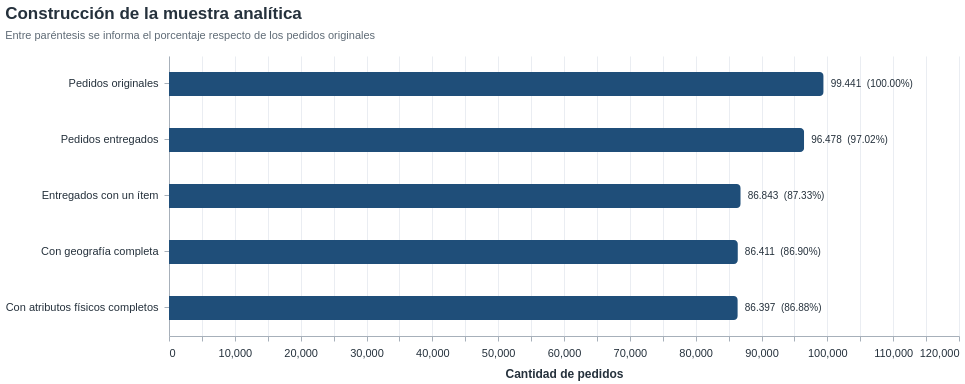

Here is the notebook cell this chart was saved with:
### Markdown cell above
# 6. Construcción de la muestra analítica

En este notebook la unidad de análisis se define como un pedido con estado `delivered` y un único ítem. A partir de esa definición se incorporan los datos del cliente, el vendedor, el producto y las coordenadas asociadas a sus prefijos postales.

El número de registros resultante de cada condición se informa por separado.

### Code cell
cantidad_items = order_items.groupby("order_id").size().rename("cantidad_items")
orders_con_items = orders.merge(
    cantidad_items, left_on="order_id", right_index=True, how="left", validate="one_to_one"
)

pedidos_entregados = orders_con_items.loc[orders_con_items["order_status"].eq("delivered")].copy()
pedidos_un_item = pedidos_entregados.loc[pedidos_entregados["cantidad_items"].eq(1)].copy()
items_un_item = order_items.loc[order_items["order_id"].isin(pedidos_un_item["order_id"])].copy()

muestra = (
    pedidos_un_item
    .merge(customers, on="customer_id", how="left", validate="many_to_one")
    .merge(items_un_item, on="order_id", how="left", validate="one_to_one")
    .merge(sellers, on="seller_id", how="left", validate="many_to_one")
    .merge(products, on="product_id", how="left", validate="many_to_one")
)

geo_por_prefijo = (
    tablas["geolocation"]
    .groupby("geolocation_zip_code_prefix", as_index=False)
    .agg(
        latitud=("geolocation_lat", "median"),
        longitud=("geolocation_lng", "median"),
    )
)

geo_cliente = geo_por_prefijo.rename(
    columns={"geolocation_zip_code_prefix": "customer_geo_zip", "latitud": "customer_lat", "longitud": "customer_lng"}
)
geo_vendedor = geo_por_prefijo.rename(
    columns={"geolocation_zip_code_prefix": "seller_geo_zip", "latitud": "seller_lat", "longitud": "seller_lng"}
)

muestra = (
    muestra
    .merge(geo_cliente, left_on="customer_zip_code_prefix", right_on="customer_geo_zip", how="left", validate="many_to_one")
    .merge(geo_vendedor, left_on="seller_zip_code_prefix", right_on="seller_geo_zip", how="left", validate="many_to_one")
)

muestra["geografia_completa"] = muestra[["customer_lat", "customer_lng", "seller_lat", "seller_lng"]].notna().all(axis=1)
muestra["atributos_fisicos_completos"] = muestra[
    ["product_weight_g", "product_length_cm", "product_height_cm", "product_width_cm"]
].notna().all(axis=1)

muestra_geo = muestra.loc[muestra["geografia_completa"]].copy()
muestra_final = muestra_geo.loc[muestra_geo["atributos_fisicos_completos"]].copy()

flujo_muestra = pd.DataFrame(
    {
        "etapa": [
            "Pedidos originales",
            "Pedidos entregados",
            "Entregados con un ítem",
            "Con geografía completa",
            "Con atributos físicos completos",
        ],
        "cantidad": [
            len(orders),
            len(pedidos_entregados),
            len(muestra),
            len(muestra_geo),
            len(muestra_final),
        ],
        "orden": [1, 2, 3, 4, 5],
    }
)
flujo_muestra["porcentaje_inicial"] = 100 * flujo_muestra["cantidad"] / len(orders)
flujo_muestra["cantidad_texto"] = flujo_muestra["cantidad"].map(numero_es)
flujo_muestra["porcentaje_texto"] = flujo_muestra["porcentaje_inicial"].map(lambda x: f"{x:.2f}%")
flujo_muestra["etiqueta"] = flujo_muestra["cantidad_texto"] + "  (" + flujo_muestra["porcentaje_texto"] + ")"
display(flujo_muestra[["etapa", "cantidad", "porcentaje_inicial"]])

barras_flujo = alt.Chart(flujo_muestra).mark_bar(
    color=COLOR_PRINCIPAL, cornerRadiusEnd=4, size=24
).encode(
    x=alt.X(
        "cantidad:Q",
        title="Cantidad de pedidos",
        scale=alt.Scale(domain=[0, len(orders) * 1.14]),
    ),
    y=alt.Y(
        "etapa:N",
        sort=alt.SortField("orden", order="ascending"),
        title=None,
        axis=alt.Axis(labelLimit=260),
    ),
    tooltip=[
        "etapa:N",
        alt.Tooltip("cantidad_texto:N", title="Pedidos"),
        alt.Tooltip("porcentaje_texto:N", title="Sobre pedidos originales"),
    ],
)
etiquetas_flujo = alt.Chart(flujo_muestra).mark_text(
    align="left", dx=7, font="Arial", fontSize=10, color=COLOR_TEXTO
).encode(
    x="cantidad:Q",
    y=alt.Y("etapa:N", sort=alt.SortField("orden", order="ascending")),
    text="etiqueta:N",
)

grafico_flujo = (barras_flujo + etiquetas_flujo).properties(
    width=790,
    height=280,
    title=alt.TitleParams(
        text="Construcción de la muestra analítica",
        subtitle="Entre paréntesis se informa el porcentaje respecto de los pedidos originales",
    ),
)
estilo_profesional(grafico_flujo)

### Figure 1 — Vega-Lite specification as saved in the notebook (floating-point values rounded to 4 significant figures)
{"config": {"view": {"continuousWidth": 300, "continuousHeight": 300, "stroke": null}, "axis": {"domainColor": "#A7B0BA", "gridColor": "#E5E9EF", "gridOpacity": 0.8, "labelColor": "#25313C", "labelFont": "Arial", "labelFontSize": 11, "labelPadding": 6, "tickColor": "#A7B0BA", "titleColor": "#25313C", "titleFont": "Arial", "titleFontSize": 12, "titlePadding": 10}, "legend": {"labelColor": "#25313C", "labelFont": "Arial", "labelFontSize": 10, "titleColor": "#25313C", "titleFont": "Arial", "titleFontSize": 11}, "title": {"anchor": "start", "color": "#25313C", "font": "Arial", "fontSize": 17, "fontWeight": 600, "offset": 14, "subtitleColor": "#5F6B76", "subtitleFont": "Arial", "subtitleFontSize": 11, "subtitlePadding": 7}}, "layer": [{"mark": {"type": "bar", "color": "#1F4E79", "cornerRadiusEnd": 4, "size": 24}, "encoding": {"tooltip": [{"field": "etapa", "type": "nominal"}, {"field": "cantidad_texto", "title": "Pedidos", "type": "nominal"}, {"field": "porcentaje_texto", "title": "Sobre pedidos originales", "type": "nominal"}], "x": {"field": "cantidad", "scale": {"domain": [0, 113400.0]}, "title": "Cantidad de pedidos", "type": "quantitative"}, "y": {"axis": {"labelLimit": 260}, "field": "etapa", "sort": {"field": "orden", "order": "ascending"}, "title": null, "type": "nominal"}}}, {"mark": {"type": "text", "align": "left", "color": "#25313C", "dx": 7, "font": "Arial", "fontSize": 10}, "encoding": {"text": {"field": "etiqueta", "type": "nominal"}, "x": {"field": "cantidad", "type": "quantitative"}, "y": {"field": "etapa", "sort": {"field": "orden", "order": "ascending"}, "type": "nominal"}}}], "data": {"name": "data-58d860894f38bda4337dff9a532ee1c5"}, "height": 280, "title": {"text": "Construcción de la muestra analítica", "subtitle": "Entre paréntesis se informa el porcentaje respecto de los pedidos originales"}, "width": 790, "$schema": "https://vega.github.io/schema/vega-lite/v6.4.1.json", "datasets": {"data-58d860894f38bda4337dff9a532ee1c5": [{"etapa": "Pedidos originales", "cantidad": 99441, "orden": 1, "porcentaje_inicial": 100.0, "cantidad_texto": "99.441", "porcentaje_texto": "100.00%", "etiqueta": "99.441  (100.00%)"}, {"etapa": "Pedidos entregados", "cantidad": 96478, "orden": 2, "porcentaje_inicial": 97.02, "cantidad_texto": "96.478", "porcentaje_texto": "97.02%", "etiqueta": "96.478  (97.02%)"}, {"etapa": "Entregados con un ítem", "cantidad": 86843, "orden": 3, "porcentaje_inicial": 87.33, "cantidad_texto": "86.843", "porcentaje_texto": "87.33%", "etiqueta": "86.843  (87.33%)"}, {"etapa": "Con geografía completa", "cantidad": 86411, "orden": 4, "porcentaje_inicial": 86.9, "cantidad_texto": "86.411", "porcentaje_texto": "86.90%", "etiqueta": "86.411  (86.90%)"}, {"etapa": "Con atributos físicos completos", "cantidad": 86397, "orden": 5, "porcentaje_inicial": 86.88, "cantidad_texto": "86.397", "porcentaje_texto": "86.88%", "etiqueta": "86.397  (86.88%)"}]}}
